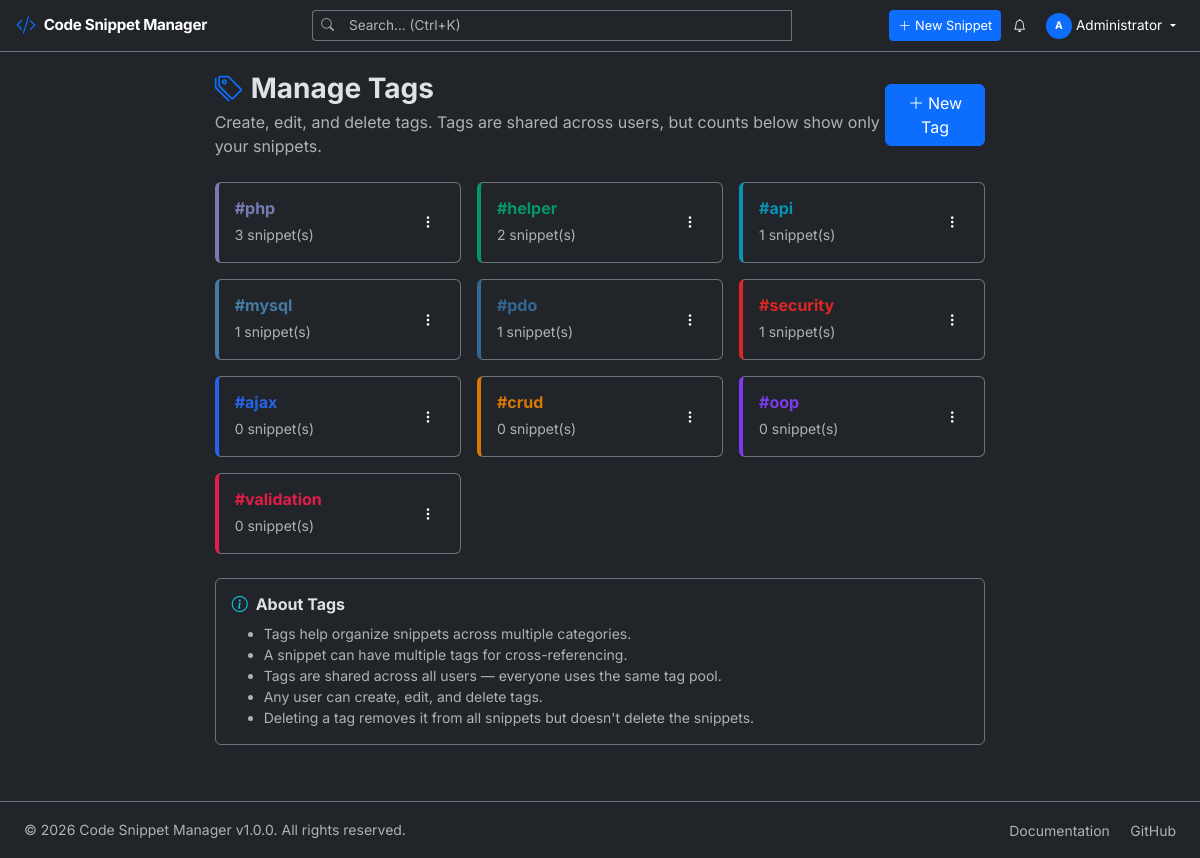
/tags.php (signed in), run on the app's committed database.
### tables this page shows
CREATE TABLE `tags` (
    `id` INT UNSIGNED AUTO_INCREMENT PRIMARY KEY,
    `name` VARCHAR(50) NOT NULL UNIQUE,
    `slug` VARCHAR(50) NOT NULL UNIQUE,
    `color` VARCHAR(7) DEFAULT '#8b5cf6',
    `created_at` DATETIME DEFAULT CURRENT_TIMESTAMP,
    INDEX `idx_slug` (`slug`)
);

### config/database.php (called while the page is built, shortened)
<?php
class Database
{
    private static ?Database $instance = null;
    private PDO $connection;
    private array $config = [
        'host'     => 'localhost',
        'port'     => 3306,
        'dbname'   => 'snippet_manager',
        'username' => 'root',
        'password' => '',
        'charset'  => 'utf8mb4',
    ];
    private function __construct()
    {
        try {
            $dsn = sprintf(
                'mysql:host=%s;port=%d;dbname=%s;charset=%s',
                $this->config['host'],
                $this->config['port'],
                $this->config['dbname'],
                $this->config['charset']
            );
            $now = new DateTime('now', new DateTimeZone(APP_TIMEZONE));
            $offset = $now->format('P');
            $options = [
                PDO::ATTR_ERRMODE            => PDO::ERRMODE_EXCEPTION,
                PDO::ATTR_DEFAULT_FETCH_MODE => PDO::FETCH_ASSOC,
                PDO::ATTR_EMULATE_PREPARES   => false,
                PDO::ATTR_STRINGIFY_FETCHES  => false,
                PDO::MYSQL_ATTR_FOUND_ROWS   => true,
                PDO::MYSQL_ATTR_INIT_COMMAND => "SET NAMES utf8mb4 COLLATE utf8mb4_unicode_ci, time_zone = '{$offset}'",
            ];
            $this->connection = new PDO($dsn, $this->config['username'], $this->config['password'], $options);
        } catch (PDOException $e) {
            error_log('[Database] Connection failed: ' . $e->getMessage());
            throw new RuntimeException('Database connection failed. Please check configuration.');
        }
    }
    public static function getInstance(): self
    {
        if (self::$instance === null) {
            self::$instance = new self();
        }
        return self::$instance;
    }
    public function getConnection(): PDO
    {
        return $this->connection;
    }
}

### classes/Session.php (called while the page is built, shortened)
<?php
class Session
{
    public static function get(string $key, mixed $default = null): mixed
    {
        return $_SESSION[$key] ?? $default;
    }
    public static function has(string $key): bool
    {
        return isset($_SESSION[$key]);
    }
}

### classes/Auth.php (called while the page is built, shortened)
<?php
class Auth
{
    public static function userId(): ?int
    {
        return Session::has('user_id') ? (int) Session::get('user_id') : null;
    }
}

### classes/Tag.php (called while the page is built, shortened)
<?php
class Tag
{
    private PDO $db;
    public function __construct()
    {
        $this->db = Database::getInstance()->getConnection();
    }
    public function getAll(?int $userId = null): array
    {
        if ($userId !== null) {
            $stmt = $this->db->prepare(
                "SELECT t.*, COUNT(st.snippet_id) as usage_count
                 FROM tags t
                 LEFT JOIN snippet_tags st ON t.id = st.tag_id
                    AND st.snippet_id IN (SELECT id FROM snippets WHERE user_id = ?)
                 GROUP BY t.id
                 ORDER BY usage_count DESC, t.name ASC"
            );
            $stmt->execute([$userId]);
        }
        return $stmt->fetchAll();
    }
}

### tags.php (the view, shortened to what this page needs)
<?php
$tagModel = new Tag();
$tags = $tagModel->getAll(Auth::userId());
require_once __DIR__ . '/includes/header.php';
?>
<div class="row justify-content-center">
    <div class="col-lg-8">
        <div class="d-flex justify-content-between align-items-center mb-4">
            <div>
                <h3 class="fw-bold mb-1"><i class="bi bi-tags me-2 text-primary"></i>Manage Tags</h3>
                <p class="text-muted mb-0">Create, edit, and delete tags. Tags are shared across users, but counts below show only your snippets.</p>
            </div>
            <button class="btn btn-primary" data-bs-toggle="modal" data-bs-target="#tagModal" onclick="resetTagForm()">
                <i class="bi bi-plus-lg me-1"></i>New Tag
            </button>
        </div>
        <?php if (empty($tags)): ?>
        <div class="empty-state">
            <i class="bi bi-tags"></i>
            <h5>No tags created yet</h5>
            <p class="text-muted">Create your first tag to help organize snippets.</p>
            <button class="btn btn-primary" data-bs-toggle="modal" data-bs-target="#tagModal" onclick="resetTagForm()">
                <i class="bi bi-plus-lg me-1"></i>Create Tag
            </button>
        </div>
        <?php else: ?>
        <div class="row g-3">
            <?php foreach ($tags as $tag): ?>
            <div class="col-md-4 col-sm-6" id="tag-card-<?php echo $tag['id']; ?>">
                <div class="card bg-dark border-secondary h-100" style="border-left: 4px solid <?php echo $tag['color']; ?> !important;">
                    <div class="card-body d-flex justify-content-between align-items-center">
                        <div>
                            <h6 class="fw-bold mb-1" style="color: <?php echo $tag['color']; ?>">
                                #<?php echo htmlspecialchars($tag['name']); ?>
                            </h6>
                            <small class="text-muted">
                                <?php echo (int) $tag['usage_count']; ?> snippet(s)
                            </small>
                        </div>
                        <div class="dropdown">
                            <button class="btn btn-sm btn-dark" data-bs-toggle="dropdown">
                                <i class="bi bi-three-dots-vertical"></i>
                            </button>
                        </div>
                    </div>
                </div>
            </div>
            <?php endforeach; ?>
        </div>
        <?php endif; ?>
        <div class="card bg-dark border-secondary mt-4">
            <div class="card-body">
                <h6 class="fw-bold mb-2"><i class="bi bi-info-circle me-2 text-info"></i>About Tags</h6>
                <ul class="text-muted small mb-0">
                    <li>Tags help organize snippets across multiple categories.</li>
                    <li>A snippet can have multiple tags for cross-referencing.</li>
                    <li>Tags are shared across all users — everyone uses the same tag pool.</li>
                    <li>Any user can create, edit, and delete tags.</li>
                    <li>Deleting a tag removes it from all snippets but doesn't delete the snippets.</li>
                </ul>
            </div>
        </div>
    </div>
</div>
<?php require_once __DIR__ . '/includes/footer.php'; ?>

### assets/css/style.css (style rules this page uses)
:root { --font-primary: 'Inter', -apple-system, BlinkMacSystemFont, 'Segoe UI', sans-serif; --font-mono: 'JetBrains Mono', 'Fira Code', 'Consolas', monospace; --transition-base: all 0.2s ease-in-out; --shadow-card: 0 2px 8px rgba(0, 0, 0, 0.15); --shadow-card-hover: 0 8px 25px rgba(0, 0, 0, 0.25); --border-radius-lg: 12px; --border-radius-md: 8px; --border-radius-sm: 6px; }
body { font-family: var(--font-primary); -webkit-font-smoothing: antialiased; -moz-osx-font-smoothing: grayscale; overflow-x: hidden; }
html { scroll-behavior: smooth; overflow-x: hidden; }

### data on the page
tags: name "php", usage_count "3"
tags: name "helper", usage_count "2"
tags: name "api", usage_count "1"
tags: name "mysql", usage_count "1"
tags: name "pdo", usage_count "1"
tags: name "security", usage_count "1"
tags: name "ajax", usage_count "0"
tags: name "crud", usage_count "0"
tags: name "oop", usage_count "0"
tags: name "validation", usage_count "0"

### other printed values
APP_NAME "Code Snippet Manager"
$userInitial "A"
$userFullName "Administrator"
APP_VERSION "1.0.0"
